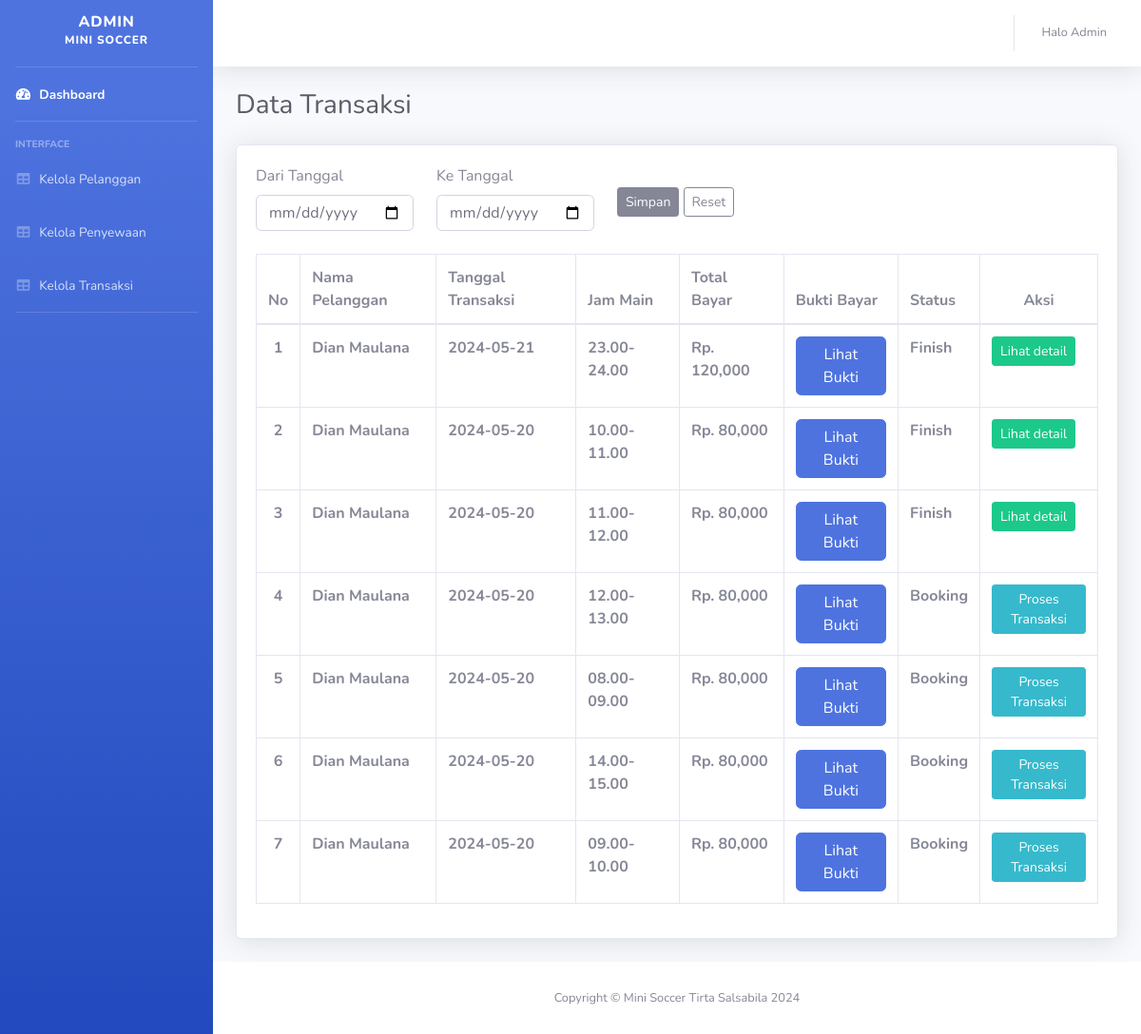
The app's page /admin/daftar_transaksi.php (signed in) with its own data.
### tables this page shows
CREATE TABLE `pesanan` (
  `id_pesanan` int NOT NULL,
  `id_pelanggan` int NOT NULL,
  `tanggal` date NOT NULL,
  `id_jadwal` int NOT NULL,
  `bukti_bayar` varchar(100) NOT NULL,
  `status` varchar(50) NOT NULL
);

CREATE TABLE `user` (
  `id_user` int NOT NULL,
  `nama_user` varchar(100) NOT NULL,
  `nomor_hp` int NOT NULL,
  `email` varchar(100) NOT NULL,
  `password` varchar(50) NOT NULL,
  `level` int NOT NULL DEFAULT '1'
);

CREATE TABLE `jadwal` (
  `id_jadwal` int NOT NULL,
  `jam` time NOT NULL,
  `id_harga` int NOT NULL,
  `jams` varchar(50) NOT NULL
);

CREATE TABLE `harga` (
  `id_harga` int NOT NULL,
  `harga` int NOT NULL
);

### config.php (called while the page is built, shortened)
<?php
function koneksi()
{
  $conn = new mysqli('localhost', 'root', '', 'minisoccer') or die('Koneksi Gagal');
  return $conn;
}
function sql($sql)
{
  $conn = koneksi();
  $query = $conn->query($sql) or die(mysqli_error($conn));
  return $query;
}

### admin/daftar_transaksi.php (the view, shortened to what this page needs)
<?php
require "../config.php";
$no = 1;
include "header.php";
?>
<div class="container-fluid">
  <div class="d-sm-flex align-items-center justify-content-between mb-4">
    <h1 class="h3 mb-0 text-gray-800">Data Transaksi</h1>
  </div>
  <div class="card shadow mb-4">
    <div class="card-body">
      <form class="row g-3" action="" method="post">
        <div class="col-auto">
          <label for="">Dari Tanggal</label>
          <input type="date" class="form-control" name="t_awal" required>
        </div>
        <div class="col-auto">
          <label for="">Ke Tanggal</label>
          <input type="date" class="form-control" name="t_akhir" required>
        </div>
        <div class="col-auto mt-4">
          <button type="submit" class="btn btn-secondary btn-sm" name="simpan">Simpan</button>
          <a href="daftar_transaksi.php" class="btn btn-outline-secondary btn-sm">Reset</a>
        </div>
      </form>
      <?php
      if (isset($_POST['simpan'])) {
        $_SESSION["awal"] = $_POST["t_awal"];
        $_SESSION["akhir"] = $_POST["t_akhir"];
        $sql_produk = sql("SELECT * FROM pesanan
                INNER JOIN user ON pesanan.id_pelanggan=user.id_user INNER JOIN jadwal ON jadwal.id_jadwal=pesanan.id_jadwal INNER JOIN harga ON jadwal.id_harga=harga.id_harga
                WHERE pesanan.tanggal BETWEEN '$_SESSION[awal]' AND '$_SESSION[akhir]'
                ORDER BY pesanan.tanggal
                ");
      } else {
        $sql_produk = sql("SELECT * FROM pesanan INNER JOIN user ON pesanan.id_pelanggan=user.id_user INNER JOIN jadwal ON jadwal.id_jadwal=pesanan.id_jadwal INNER JOIN harga ON jadwal.id_harga=harga.id_harga ORDER BY `pesanan`.`tanggal` DESC");
      }
      ?>
      <br>
      <div class="table-responsive">
        <table class="table table-bordered" id="myTable" width="100%" cellspacing="0">
          <thead>
            <tr>
              <th width=5%>No</th>
              <th>Nama Pelanggan</th>
              <th>Tanggal Transaksi</th>
              <th>Jam Main</th>
              <th>Total Bayar</th>
              <th>Bukti Bayar</th>
              <th>Status</th>
              <th width=14% class="text-center">Aksi</th>
            </tr>
          </thead>
          <tbody>
            <?php foreach ($sql_produk as $transaksi) : ?>
              <tr>
                <th class="text-center"><?= $no; ?></th>
                <th><?= $transaksi['nama_user']; ?></th>
                <th><?= $transaksi['tanggal']; ?></th>
                <th><?= $transaksi['jams']; ?></th>
                <th>Rp. <?= number_format($transaksi['harga']); ?></th>
                <th>
                  <button type="button" class="btn btn-primary" data-toggle="modal" data-target="#lihatbuktiModal<?= $transaksi['id_pesanan'] ?>">
                    Lihat Bukti
                  </button>
                </th>
                <th><?= $transaksi['status']; ?></th>
                <td>
                  <?php if ($transaksi['status'] == 'Booking') { ?>
                    <a href="detail_transaksi.php?id=<?= $transaksi['id_pesanan']; ?>" class="btn btn-info btn-sm">
                      <span class="text">Proses Transaksi</span>
                    </a>
                  <?php } else { ?>
                    <a href="detail_transaksi.php?id=<?= $transaksi['id_pesanan']; ?>" class="btn btn-success btn-sm">
                      <span class="text">Lihat detail</span>
                    </a>
                  <?php } ?>
                </td>
              </tr>
            <?php
              $no++;
            endforeach ?>
          </tbody>
        </table>
      </div>
    </div>
  </div>
</div>
</div>
<footer class="sticky-footer bg-white">
  <div class="container my-auto">
    <div class="copyright text-center my-auto">
      <span>Copyright &copy; Mini Soccer Tirta Salsabila 2024</span>
    </div>
  </div>
</footer>
</div>
</div>
</body>
</html>

### records on screen
pesanan: user.nama_user "Dian Maulana", tanggal "2024-05-21", id_jadwal.jams "23.00-24.00", harga.harga "120,000", status "Finish"
pesanan: user.nama_user "Dian Maulana", tanggal "2024-05-20", id_jadwal.jams "10.00-11.00", harga.harga "80,000", status "Finish"
pesanan: user.nama_user "Dian Maulana", tanggal "2024-05-20", id_jadwal.jams "11.00-12.00", harga.harga "80,000", status "Finish"
pesanan: user.nama_user "Dian Maulana", tanggal "2024-05-20", id_jadwal.jams "12.00-13.00", harga.harga "80,000", status "Booking"
pesanan: user.nama_user "Dian Maulana", tanggal "2024-05-20", id_jadwal.jams "08.00-09.00", harga.harga "80,000", status "Booking"
pesanan: user.nama_user "Dian Maulana", tanggal "2024-05-20", id_jadwal.jams "14.00-15.00", harga.harga "80,000", status "Booking"
pesanan: user.nama_user "Dian Maulana", tanggal "2024-05-20", id_jadwal.jams "09.00-10.00", harga.harga "80,000", status "Booking"
